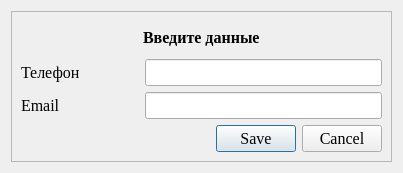
<?xml version="1.0" encoding="UTF-8"?>
<ui version="4.0">
 <class>Dialog_ParentContacts</class>
 <widget class="QDialog" name="Dialog_ParentContacts">
  <property name="geometry">
   <rect>
    <x>0</x>
    <y>0</y>
    <width>403</width>
    <height>173</height>
   </rect>
  </property>
  <property name="windowTitle">
   <string>Контакты</string>
  </property>
  <layout class="QVBoxLayout" name="verticalLayout_2">
   <item>
    <widget class="QFrame" name="frame">
     <property name="frameShape">
      <enum>QFrame::StyledPanel</enum>
     </property>
     <property name="frameShadow">
      <enum>QFrame::Raised</enum>
     </property>
     <layout class="QVBoxLayout" name="verticalLayout">
      <item>
       <layout class="QHBoxLayout" name="horizontalLayout_6">
        <item>
         <spacer name="horizontalSpacer">
          <property name="orientation">
           <enum>Qt::Horizontal</enum>
          </property>
          <property name="sizeHint" stdset="0">
           <size>
            <width>40</width>
            <height>20</height>
           </size>
          </property>
         </spacer>
        </item>
        <item>
         <widget class="QLabel" name="label">
          <property name="font">
           <font>
            <family>Times New Roman</family>
            <pointsize>12</pointsize>
            <bold>true</bold>
           </font>
          </property>
          <property name="text">
           <string>Введите данные</string>
          </property>
         </widget>
        </item>
        <item>
         <spacer name="horizontalSpacer_2">
          <property name="orientation">
           <enum>Qt::Horizontal</enum>
          </property>
          <property name="sizeHint" stdset="0">
           <size>
            <width>40</width>
            <height>20</height>
           </size>
          </property>
         </spacer>
        </item>
       </layout>
      </item>
      <item>
       <layout class="QHBoxLayout" name="horizontalLayout" stretch="1,2">
        <item>
         <widget class="QLabel" name="label_2">
          <property name="font">
           <font>
            <family>Times New Roman</family>
            <pointsize>12</pointsize>
           </font>
          </property>
          <property name="text">
           <string>Телефон</string>
          </property>
         </widget>
        </item>
        <item>
         <widget class="QLineEdit" name="lineEdit_ParentPhone">
          <property name="font">
           <font>
            <family>Times New Roman</family>
            <pointsize>12</pointsize>
           </font>
          </property>
         </widget>
        </item>
       </layout>
      </item>
      <item>
       <layout class="QHBoxLayout" name="horizontalLayout_2" stretch="1,2">
        <item>
         <widget class="QLabel" name="label_3">
          <property name="font">
           <font>
            <family>Times New Roman</family>
            <pointsize>12</pointsize>
           </font>
          </property>
          <property name="text">
           <string>Email</string>
          </property>
         </widget>
        </item>
        <item>
         <widget class="QLineEdit" name="lineEdit_ParentEmail">
          <property name="font">
           <font>
            <family>Times New Roman</family>
            <pointsize>12</pointsize>
           </font>
          </property>
         </widget>
        </item>
       </layout>
      </item>
      <item>
       <widget class="QDialogButtonBox" name="button_box">
        <property name="font">
         <font>
          <family>Times New Roman</family>
          <pointsize>12</pointsize>
         </font>
        </property>
        <property name="orientation">
         <enum>Qt::Horizontal</enum>
        </property>
        <property name="standardButtons">
         <set>QDialogButtonBox::Cancel|QDialogButtonBox::Save</set>
        </property>
       </widget>
      </item>
     </layout>
    </widget>
   </item>
  </layout>
 </widget>
 <resources/>
 <connections>
  <connection>
   <sender>button_box</sender>
   <signal>accepted()</signal>
   <receiver>Dialog_ParentContacts</receiver>
   <slot>accept()</slot>
   <hints>
    <hint type="sourcelabel">
     <x>248</x>
     <y>254</y>
    </hint>
    <hint type="destinationlabel">
     <x>157</x>
     <y>274</y>
    </hint>
   </hints>
  </connection>
  <connection>
   <sender>button_box</sender>
   <signal>rejected()</signal>
   <receiver>Dialog_ParentContacts</receiver>
   <slot>reject()</slot>
   <hints>
    <hint type="sourcelabel">
     <x>316</x>
     <y>260</y>
    </hint>
    <hint type="destinationlabel">
     <x>286</x>
     <y>274</y>
    </hint>
   </hints>
  </connection>
 </connections>
</ui>
